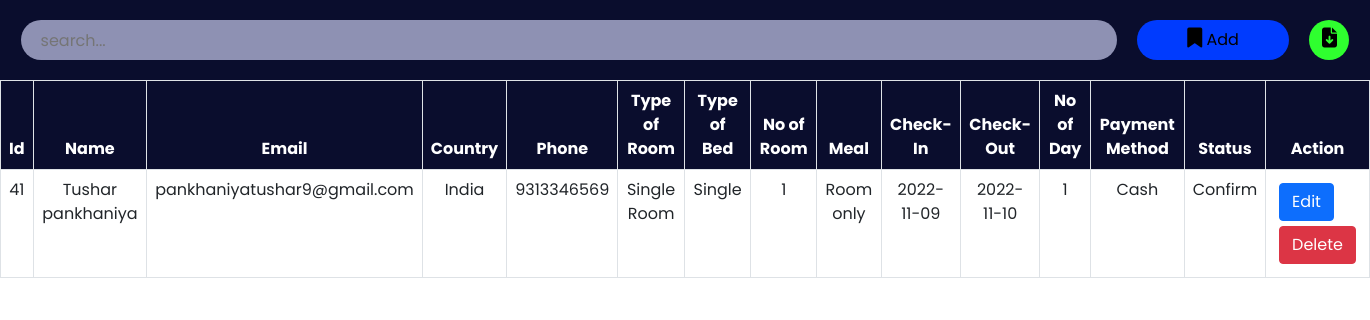
The page /admin/roombook.php on the database its author committed.
### tables this page shows
CREATE TABLE `roombook` (
  `id` int(10) NOT NULL,
  `Name` varchar(50) NOT NULL,
  `Email` varchar(50) NOT NULL,
  `Country` varchar(30) NOT NULL,
  `Phone` varchar(30) NOT NULL,
  `RoomType` varchar(30) NOT NULL,
  `Bed` varchar(30) NOT NULL,
  `Meal` varchar(30) NOT NULL,
  `NoofRoom` varchar(30) NOT NULL,
  `cin` date NOT NULL,
  `cout` date NOT NULL,
  `nodays` int(50) NOT NULL,
  `stat` varchar(30) NOT NULL,
  `payment_method` varchar(50) NOT NULL DEFAULT 'Cash'
);

### admin/roombook.php (the view, shortened to what this page needs)
<?php
include '../config.php';
?>
<!DOCTYPE html>
<html lang="en">
<head>
    <link href="https://cdn.jsdelivr.net/npm/bootstrap@5.0.2/dist/css/bootstrap.min.css" rel="stylesheet">
    <link rel="stylesheet" href="https://cdnjs.cloudflare.com/ajax/libs/font-awesome/6.2.0/css/all.min.css" />
    <link rel="stylesheet" href="./css/roombook.css">
</head>
<body>
    <div class="searchsection">
        <input type="text" name="search_bar" id="search_bar" placeholder="search..." onkeyup="searchFun()">
        <button class="adduser" id="adduser" onclick="adduseropen()"><i class="fa-solid fa-bookmark"></i> Add</button>
        <form action="./exportdata.php" method="post">
            <button class="exportexcel" id="exportexcel" name="exportexcel" type="submit"><i class="fa-solid fa-file-arrow-down"></i></button>
        </form>
    </div>
    <div class="roombooktable" class="table-responsive-xl">
        <?php
            $roombooktablesql = "SELECT * FROM roombook";
            $roombookresult = mysqli_query($conn, $roombooktablesql);
        ?>
        <table class="table table-bordered" id="table-data">
            <thead>
                <tr>
                    <th scope="col">Id</th>
                    <th scope="col">Name</th>
                    <th scope="col">Email</th>
                    <th scope="col">Country</th>
                    <th scope="col">Phone</th>
                    <th scope="col">Type of Room</th>
                    <th scope="col">Type of Bed</th>
                    <th scope="col">No of Room</th>
                    <th scope="col">Meal</th>
                    <th scope="col">Check-In</th>
                    <th scope="col">Check-Out</th>
                    <th scope="col">No of Day</th>
                    <th scope="col">Payment Method</th>
                    <th scope="col">Status</th>
                    <th scope="col" class="action">Action</th>
                </tr>
            </thead>
            <tbody>
            <?php
            while ($res = mysqli_fetch_array($roombookresult)) {
            ?>
                <tr>
                    <td><?php echo $res['id'] ?></td>
                    <td><?php echo $res['Name'] ?></td>
                    <td><?php echo $res['Email'] ?></td>
                    <td><?php echo $res['Country'] ?></td>
                    <td><?php echo $res['Phone'] ?></td>
                    <td><?php echo $res['RoomType'] ?></td>
                    <td><?php echo $res['Bed'] ?></td>
                    <td><?php echo $res['NoofRoom'] ?></td>
                    <td><?php echo $res['Meal'] ?></td>
                    <td><?php echo $res['cin'] ?></td>
                    <td><?php echo $res['cout'] ?></td>
                    <td><?php echo $res['nodays'] ?></td>
                    <td><?php echo $res['payment_method'] ?? 'N/A' ?></td>
                    <td><?php echo $res['stat'] ?></td>
                    <td class="action">
                        <a href="roombookedit.php?id=<?php echo $res['id'] ?>"><button class="btn btn-primary">Edit</button></a>
                        <a href="roombookdelete.php?id=<?php echo $res['id'] ?>"><button class='btn btn-danger'>Delete</button></a>
                    </td>
                </tr>
            <?php
            }
            ?>
            </tbody>
        </table>
    </div>
</body>
</html>

### admin/css/roombook.css (style rules this page uses)
:root { --bg-text-shadow: 0 2px 4px rgb(13 0 77 / 8%), 0 3px 6px rgb(13 0 77 / 8%), 0 8px 16px rgb(13 0 77 / 8%); --bg-box-shadow: 0px 0px 20px 6px rgba(26, 30, 164, 0.31); }
body { background-color: #ffff; }
* { margin: 0; padding: 0; font-family: 'Poppins', sans-serif; }
i { font-size: 20px; }
.searchsection { height: 80px; width: 100%; display: flex; justify-content: space-evenly; align-items: center; background-color: #0a0d2d; position: fixed; z-index: 500; }
#search_bar { height: 40px; width: 80%; border: none; background-color: rgba(195, 198, 233, 0.714); padding-left: 20px; border-radius: 30px; }
#adduser { height: 40px; background-color: rgb(0, 59, 254); border: none; border-radius: 30px; padding: 0 50px; }
.exportexcel { height: 40px; width: 40px; background-color: rgb(47, 255, 47); border: none; border-radius: 50%; }
a { color: black; }
.roombooktable { position: absolute; color: #0a0d2d; margin-top: 80px; width: 100%; height: 100vh; padding-bottom: 900px; }
.roombooktable thead { background-color: #0a0d2d; color: white; text-align: center; }
.roombooktable tbody { text-align: center; }
.action a { text-decoration: none; }
.action button { display: flex; flex-wrap: wrap; margin: 5px; }

### rows shown on the page
roombook: id "41", Name "Tushar pankhaniya", Email "pankhaniyatushar9@gmail.com", Country "India", Phone "9313346569", RoomType "Single Room", Bed "Single", NoofRoom "1", Meal "Room only", cin "2022-11-09", cout "2022-11-10", nodays "1", payment_method "Cash", stat "Confirm"
